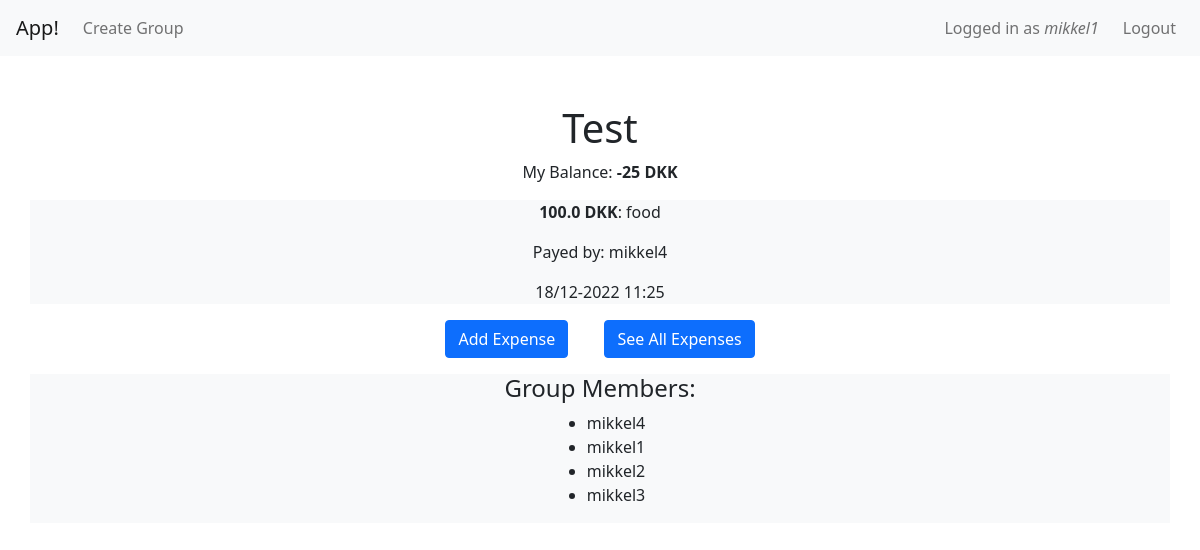
/group?group_id=2 (signed in), run on the app's committed database.
### tables this page shows
CREATE TABLE users (
    user_id INTEGER PRIMARY KEY AUTOINCREMENT,
    username TEXT NOT NULL,
    hash TEXT NOT NULL
);

CREATE TABLE groups (
    group_id INTEGER PRIMARY KEY AUTOINCREMENT,
    group_name TEXT NOT NULL,
    last_updated TEXT NOT NULL,
    creator INTEGER NOT NULL,
    FOREIGN KEY(creator) REFERENCES users(user_id)
);

CREATE TABLE group_members (
    group_member_id INTEGER PRIMARY KEY AUTOINCREMENT,
    balance INTEGER NOT NULL DEFAULT 0,
    user_id INTEGER NOT NULL,
    group_id INTEGER NOT NULL,
    FOREIGN KEY(user_id) REFERENCES users(user_id),
    FOREIGN KEY(group_id) REFERENCES groups(group_id)
);

CREATE TABLE expenses (
    expense_id INTEGER PRIMARY KEY AUTOINCREMENT,
    payer INTEGER NOT NULL,
    amount REAL NOT NULL,
    message TEXT NOT NULL,
    time TEXT NOT NULL,
    group_id INTEGER NOT NULL,
    FOREIGN KEY(payer) REFERENCES group_members(group_member_id),
    FOREIGN KEY(group_id) REFERENCES groups(group_id)
);

### app.py (the view, shortened to what this page needs)
@app.route("/group", methods = ["POST", "GET"])
def group():
    if session.get("user_id") == None:
        return redirect("/login")
    group_id = request.args.get("group_id")
    if not user_in_group(session["user_id"], group_id):
        return redirect("/")
    if request.method == "GET":
        group = find_group(group_id)
        current_group_member = find_group_member(group_id, session["user_id"])[0]
        group_members = get_group_members(group_id)
        expenses = get_expenses(group_id, 5)
        return render_template("views/group.html", group=group, current_group_member=current_group_member, expenses=expenses, group_members=group_members)

### helpers.py (called while the page is built)
def get_db_connection():
    connection = sqlite3.connect("database/app.db")
    connection.row_factory = sqlite3.Row
    return connection

def find_group(group_id):
    conn = get_db_connection()
    group = conn.execute("SELECT * FROM groups WHERE group_id = ?", [group_id]).fetchall()[0]
    conn.close()
    return group

def find_group_member(group_id, user_id):
    conn = get_db_connection()
    group = conn.execute("SELECT * FROM group_members WHERE group_id = ? AND user_id = ?", [group_id, user_id]).fetchall()
    conn.close()
    return group

def get_expenses(group_id, count = False):
    conn = get_db_connection()
    if count:
        expenses = conn.execute("SELECT * FROM group_members LEFT JOIN expenses ON expenses.payer = group_members.group_member_id LEFT JOIN users ON users.user_id = group_members.user_id WHERE expenses.group_id = ? ORDER BY time DESC LIMIT ?", [group_id, count]).fetchall()
    else:
        expenses = conn.execute("SELECT * FROM group_members LEFT JOIN expenses ON expenses.payer = group_members.group_member_id LEFT JOIN users ON users.user_id = group_members.user_id WHERE expenses.group_id = ? ORDER BY time DESC", [group_id]).fetchall()
    conn.close()
    expenses.reverse()
    return expenses

def get_group_members(group_id):
    conn = get_db_connection()
    group_members = conn.execute("SELECT * FROM group_members INNER JOIN users ON users.user_id = group_members.user_id WHERE group_members.group_id = ?", [group_id]).fetchall()
    conn.close()
    return group_members

def dkk(number):
    number = str(round(number,2))
    return number + " DKK"

def user_in_group(user_id, group_id):
    conn = get_db_connection()
    group_members = conn.execute("SELECT * FROM group_members WHERE group_id = ? AND user_id = ?", [group_id, user_id]).fetchall()
    conn.close()
    if len(group_members) == 0:
        return False
    if len(group_members) == 1:
        return True

### templates/views/group.html (shortened to what this page needs)
{% extends "layout.html" %}
{% block main %}
    <div class="container text-center">
        <h1>{{ group["group_name"] }}</h1>
    </div>
    <div class="container text-center">
        <p>My Balance: <b>{{ current_group_member["balance"] | dkk }}</b></p>
    </div>
    {% for expense in expenses %}
    <div class="container text-center bg-light">
        <p><b>{{ expense["amount"] }} DKK</b>: {{ expense["message"] }}</p>
        <p>Payed by: {{ expense["username"] }}</p>
        <p>{{ expense["time"][8:10] }}/{{ expense["time"][5:7] }}-{{ expense["time"][:4] }}  {{ expense["time"][11:16] }}</p>
    </div>
    {% endfor %}
    <div class="container text-center">
        <form action="/group?group_id={{ group['group_id'] }}" method="post">
            <button class="btn btn-primary ms-3 me-3" type="submit" name="add_expense">Add Expense</button>
            <button class="btn btn-primary ms-3 me-3" type="submit" name="expenses">See All Expenses</button>
        </form>
    </div>
    <div class="container text-center bg-light mt-3">
        <h4>Group Members:</h4>
        <div class="d-inline-flex text-start">
            <ul>
                {% for group_member in group_members %}
                <li>{{group_member["username"]}}</li>
                {% endfor %}
            </ul>
        </div>
    </div>
{% endblock %}

### templates/layout.html (shortened to what this page needs)
<!DOCTYPE html>
<html lang="en">
<head>
    <link href="https://cdn.jsdelivr.net/npm/bootstrap@5.1.3/dist/css/bootstrap.min.css" rel="stylesheet">
</head>
<body class="">
    <nav class="navbar navbar-expand-lg navbar-light bg-light ps-3 pe-3">
      <a class="navbar-brand" href="/">App!</a>
      <div class="collapse navbar-collapse" id="navbarSupportedContent">
        {% if session.get("user_id") == None %}
          <ul class="navbar-nav mr-auto">
            <li class="nav-item active">
              <a class="nav-link" href="/login">Login</a>
            </li>
            <li class="nav-item">
              <a class="nav-link" href="/register">Register</a>
            </li>
          </ul>
        {% else %}
          <ul class="navbar-nav me-auto">
            <li class="nav-item">
              <a class="nav-link" href="/create_group">Create Group</a>
            </li>
          </ul>
          <ul class="navbar-nav ms-auto">
            <span class="navbar-text me-3">
              Logged in as <i>{{session["username"]}}</i>
            </span>
            <li class="nav-item">
              <a class="nav-link" href="/logout">Logout</a>
            </li>
          </ul>
        {% endif %}
      </div>
    </nav>
    <main class="container-fluid py-5">
      {% block main %}{% endblock %}
    </main>
</body>
</html>

### data on the page
users: username "mikkel1"
groups: group_name "Test"
group_members: balance|dkk "-25 DKK", username "mikkel1"
expenses: amount "100.0", message "food", username "mikkel4", time "18", time "12", time "2022", time "11:25"
group_members: username "mikkel4"
group_members: username "mikkel2"
group_members: username "mikkel3"
